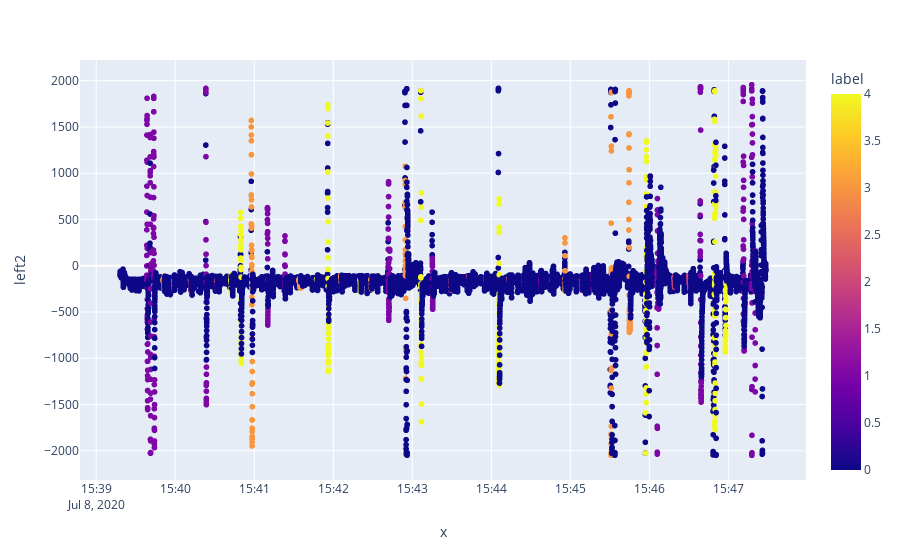

Write notebook code for a chart like this one.
### Code cell
df = data_with_labels

# Use directly Columns as argument. You can use tab completion for this!
fig = px.scatter(df, x=data_tmps['#timestamp'], y=df['left2'], color=df['label'])
fig.show()

### Figure 1 — Plotly figure (JSON) as saved in the notebook; plotly's stock layout.template omitted (floating-point values rounded to 4 significant figures; data arrays with more than 128 entries replaced by an {"elided": "..."} marker saying what was removed)
{"data": [{"hovertemplate": "x=%{x}<br>left2=%{y}<br>label=%{marker.color}<extra></extra>", "legendgroup": "", "marker": {"color": {"elided": "24521 int values"}, "coloraxis": "coloraxis", "symbol": "circle"}, "mode": "markers", "name": "", "showlegend": false, "type": "scattergl", "x": {"elided": "24521 str values"}, "xaxis": "x", "y": {"elided": "24521 int values"}, "yaxis": "y"}], "layout": {"coloraxis": {"colorbar": {"title": {"text": "label"}}, "colorscale": [[0, "#0d0887"], [0.1111, "#46039f"], [0.2222, "#7201a8"], [0.3333, "#9c179e"], [0.4444, "#bd3786"], [0.5556, "#d8576b"], [0.6667, "#ed7953"], [0.7778, "#fb9f3a"], [0.8889, "#fdca26"], [1, "#f0f921"]]}, "legend": {"tracegroupgap": 0}, "margin": {"t": 60}, "xaxis": {"anchor": "y", "domain": [0, 1], "title": {"text": "x"}}, "yaxis": {"anchor": "x", "domain": [0, 1], "title": {"text": "left2"}}}}
